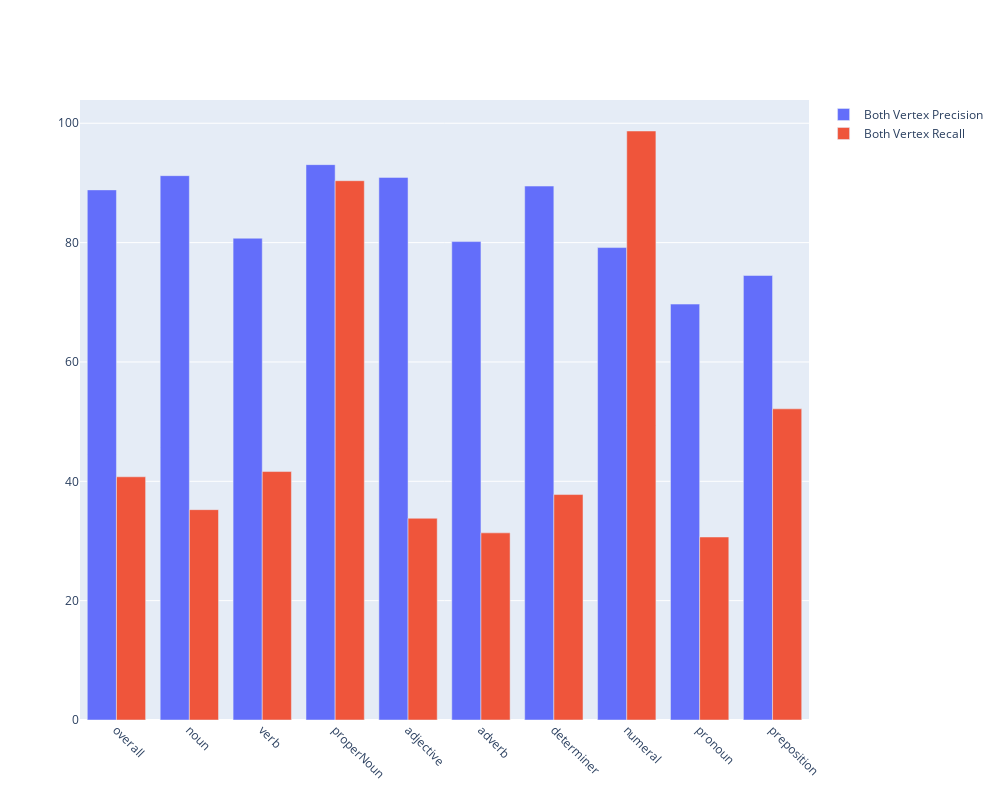
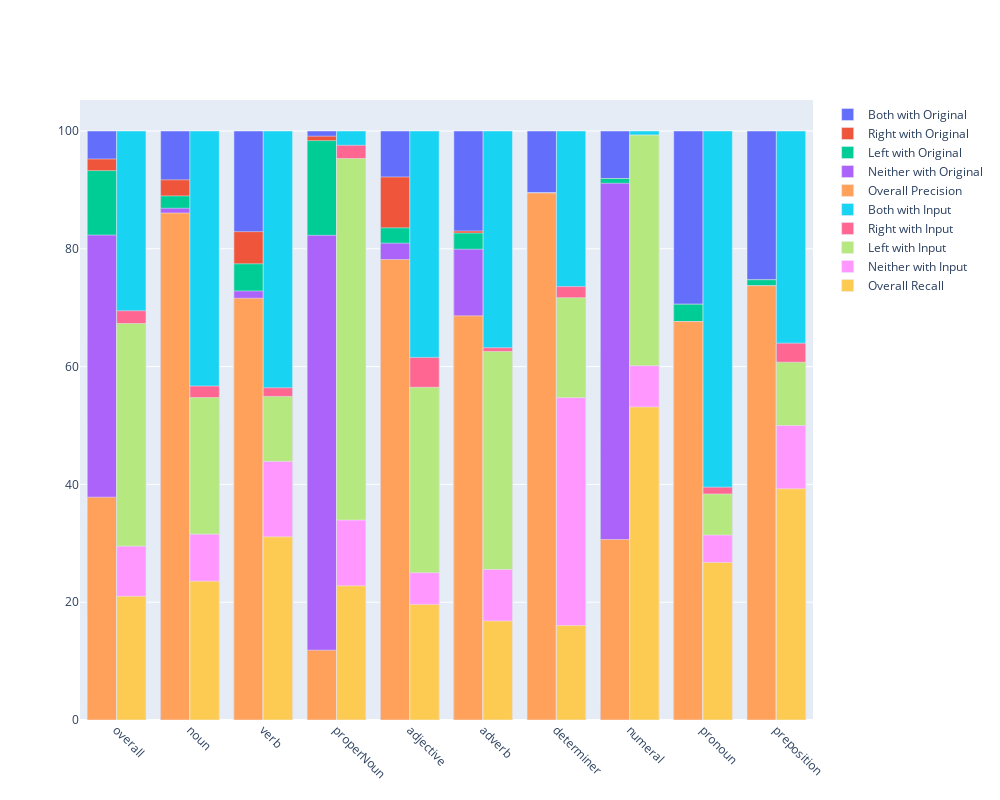

Notebook code cell kept with these figures, in order:
### Markdown cell above
<h4> Analysis </h4>
The language-pair is small sized with 13k edges. The prediction set size is (47%) of Apertium bidix (quite high ratio). It is especially high for nouns (483% of original size) which suggests the data has very little information on nouns. 
<h5> Graph 1 </h5>
The precision is fairly high, ~91%. Recall is however low at ~12%. As evident for all future language pairs, properNouns have near 100% precision. Numerals too. Here Verbs, Adjectives and Determiners have 90-95% Precision. As evident for all language-pairs, pronouns perform poorly. Recall is decent for the last 4 categories, but low earlier, lowest for properNouns (~3%). 

<h5> Graph 2 </h5>
<b> Left bar </b> (% wrt predicted data compared to apertium lang-pair (original) ): </b> <br>
The overall precision is very high in Determiners and Numerals. In properNouns, all extra predictions have neither word in the original data which shows great structure. 13% of predictions overall are extra but with both vertices present in original data. This number is particularly high for pronouns, prepositions, adverbs and nouns. The english equivalent of 6% verbs and 12% adjectives predicted translations) is not there in Apertium data. <br>
<b> Right bar </b> (% wrt apertium lang-pair data (original) compared to input data): <br>
Overall recall is low (5.3%), especially in properNouns(0.2%) and nouns (2.9%). It is higher in adverbs, determiners and especially prepositions (39%). Overall, 41% of original data translations have both words in input data, which is unfortunately high. In Verbs, it is as high as 59%. On the contrary, in 23% of original translations, neither word is there in input data. This is especially high in properNouns (36%), determiners (39%) and pronouns (34%). There are suggestions of Spanish input data being lower compared to this language pair for adverbs (37%), verbs (17%), numerals (58%) and determiners. On the other hand more English data is missing for properNouns (61%), nouns (20%).

### Code cell
GetLang("eng-spa")

### Figure 1 — Plotly figure (JSON) as saved in the notebook; plotly's stock layout.template omitted (floating-point values rounded to 4 significant figures)
{"data": [{"base": 0, "name": "Both Vertex Precision", "offset": -0.4, "type": "bar", "width": 0.4, "x": ["overall", "noun", "verb", "properNoun", "adjective", "adverb", "determiner", "numeral", "pronoun", "preposition"], "y": [88.83, 91.22, 80.73, 93.07, 90.93, 80.17, 89.47, 79.17, 69.7, 74.49]}, {"base": 0, "name": "Both Vertex Recall", "offset": 0, "type": "bar", "width": 0.4, "x": ["overall", "noun", "verb", "properNoun", "adjective", "adverb", "determiner", "numeral", "pronoun", "preposition"], "y": [40.75, 35.25, 41.63, 90.37, 33.8, 31.36, 37.78, 98.7, 30.67, 52.14]}], "layout": {"barmode": "group", "height": 800, "width": 1000, "xaxis": {"tickangle": 45}}}

### Figure 2 — Plotly figure (JSON) as saved in the notebook; plotly's stock layout.template omitted (floating-point values rounded to 4 significant figures)
{"data": [{"base": 0, "name": "Both with Original", "offset": -0.4, "type": "bar", "width": 0.4, "x": ["overall", "noun", "verb", "properNoun", "adjective", "adverb", "determiner", "numeral", "pronoun", "preposition"], "y": [100.0, 100.0, 100, 100, 100.0, 100.0, 100, 100, 100, 100]}, {"base": 0, "name": "Right with Original", "offset": -0.4, "type": "bar", "width": 0.4, "x": ["overall", "noun", "verb", "properNoun", "adjective", "adverb", "determiner", "numeral", "pronoun", "preposition"], "y": [95.25, 91.71, 82.91, 99.12, 92.2, 83.03, 89.47, 91.94, 70.59, 74.75]}, {"base": 0, "name": "Left with Original", "offset": -0.4, "type": "bar", "width": 0.4, "x": ["overall", "noun", "verb", "properNoun", "adjective", "adverb", "determiner", "numeral", "pronoun", "preposition"], "y": [93.27, 88.98, 77.45, 98.36, 83.56, 82.66, 89.47, 91.94, 70.59, 74.75]}, {"base": 0, "name": "Neither with Original", "offset": -0.4, "type": "bar", "width": 0.4, "x": ["overall", "noun", "verb", "properNoun", "adjective", "adverb", "determiner", "numeral", "pronoun", "preposition"], "y": [82.33, 86.88, 72.84, 82.29, 80.96, 79.93, 89.47, 91.13, 67.65, 73.74]}, {"base": 0, "name": "Overall Precision", "offset": -0.4, "type": "bar", "width": 0.4, "x": ["overall", "noun", "verb", "properNoun", "adjective", "adverb", "determiner", "numeral", "pronoun", "preposition"], "y": [37.83, 86.08, 71.6, 11.86, 78.19, 68.61, 89.47, 30.65, 67.65, 73.74]}, {"base": 0, "name": "Both with Input", "offset": 0, "type": "bar", "width": 0.4, "x": ["overall", "noun", "verb", "properNoun", "adjective", "adverb", "determiner", "numeral", "pronoun", "preposition"], "y": [100, 100, 100, 100, 100, 100, 100.0, 100, 100, 100]}, {"base": 0, "name": "Right with Input", "offset": 0, "type": "bar", "width": 0.4, "x": ["overall", "noun", "verb", "properNoun", "adjective", "adverb", "determiner", "numeral", "pronoun", "preposition"], "y": [69.48, 56.7, 56.41, 97.57, 61.56, 63.2, 73.58, 99.3, 39.53, 63.98]}, {"base": 0, "name": "Left with Input", "offset": 0, "type": "bar", "width": 0.4, "x": ["overall", "noun", "verb", "properNoun", "adjective", "adverb", "determiner", "numeral", "pronoun", "preposition"], "y": [67.32, 54.73, 54.94, 95.32, 56.49, 62.58, 71.7, 99.3, 38.37, 60.75]}, {"base": 0, "name": "Neither with Input", "offset": 0, "type": "bar", "width": 0.4, "x": ["overall", "noun", "verb", "properNoun", "adjective", "adverb", "determiner", "numeral", "pronoun", "preposition"], "y": [29.51, 31.55, 43.91, 33.94, 25.0, 25.55, 54.72, 60.14, 31.4, 50]}, {"base": 0, "name": "Overall Recall", "offset": 0, "type": "bar", "width": 0.4, "x": ["overall", "noun", "verb", "properNoun", "adjective", "adverb", "determiner", "numeral", "pronoun", "preposition"], "y": [21.0, 23.57, 31.09, 22.78, 19.63, 16.81, 16.04, 53.15, 26.74, 39.25]}], "layout": {"barmode": "group", "height": 800, "width": 1000, "xaxis": {"tickangle": 45}}}
